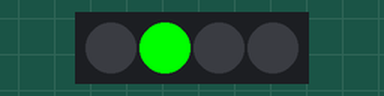
Bench run of a program on a simulated ESP32. Shown: 4 RGB LEDs in strip order, left to right.

Above: at 0.5 s.
At 1.5 s:
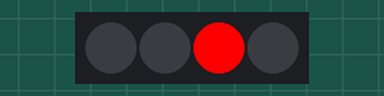
At 2.5 s:
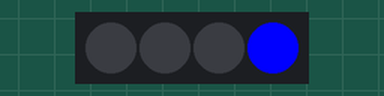
At 3.5 s:
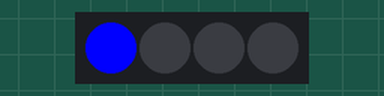
Timing chart, 0 to 5.2 s (numbered marks = the images above):
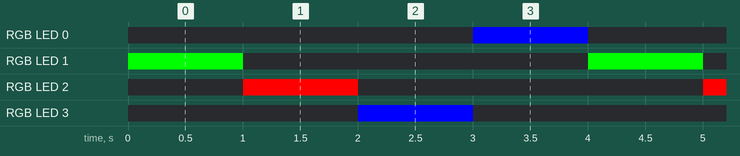

Measured:
- by itself, RGB LED 0, RGB LED 3: alternates RGB(0, 0, 255) for 1.0 s and off for 3.0 s
- by itself, RGB LED 1: alternates RGB(0, 255, 0) for 1.0 s and off for 3.0 s
- by itself, RGB LED 2: alternates RGB(255, 0, 0) for 1.0 s and off for 3.0 s

The program:

main.cpp
```cpp
#include <Arduino.h>
#include "NeoPixelBus.h"

#define PIN GPIO_NUM_2
#define colorSaturation 255

NeoPixelBus<NeoGrbFeature, Neo800KbpsMethod> strip(4, PIN);

RgbColor red(colorSaturation, 0, 0);
RgbColor green(0, colorSaturation, 0);
RgbColor blue(0, 0, colorSaturation);
RgbColor white(colorSaturation);
RgbColor black(0);

long nPixel = 0;

void setup() {
  Serial.begin(115200);

  ////////////////////////////////////////////////////////////////
  //
  strip.Begin();
  strip.SetPixelColor(0, black);
  strip.Show();   // Send the updated pixel colors to the hardware.
}

void loop() {
  int c = ++nPixel % 4;
  strip.SetPixelColor(0, c==0? blue : black);
  strip.SetPixelColor(1, c==1? green : black);
  strip.SetPixelColor(2, c==2? red : black);
  strip.SetPixelColor(3, c==3? blue : black);
  strip.Show();   // Send the updated pixel colors to the hardware.

  delay( 1000 );
}
```
